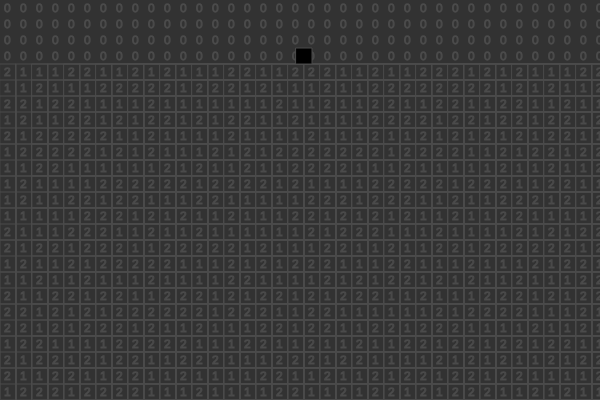
Frame 1 (no input)
Frame 60 (no input): identical to frame 1, image omitted
Frame 120 (the mouse pressed at the canvas centre since frame 60): identical to frame 1, image omitted

The p5.js sketch that drew this single still picture (run headless with seeded random() and noise() and a simulated clock; from frame 60 on, the mouse is pressed at the canvas centre):

// p5.js sketch
// ── sketch.js
let ship;
let swidth = 600
let sheight = 400
let pixel = 16
let world = []

function setup() {
  createCanvas(swidth, sheight);
  ship = new Ship();
  for (var i = 0; i < swidth / pixel; i++) {
    world[i] = []
    for (var j = 0; j < sheight / pixel; j++) {
      if (j < 4) {
        world[i][j] = 0
      } else {
        world[i][j] = (random(2) & 1) + 1
      }
    }
  }
}

function draw() {
  // console.log(second())
  background(50);
  noFill();
  stroke(75)

  for (var i = 0; i < world.length; i++) {
    for (var j = 0; j < world[i].length; j++) {
      if (world[i][j] > 0) {
        rect(i * pixel, j * pixel, i * pixel + pixel, j * pixel + pixel)
      }
      text(world[i][j], i * pixel + pixel / 2 - pixel / 4, j * pixel + pixel / 2 + pixel / 4)
    }
  }
  // Ship
  fill(color(0))
  ship.draw();
  ship.move()
  // console.log(world[round(ship.x / pixel)][round(ship.y / pixel)])
}



// Keyboard Stuff below
function keyPressed() {
  switch (keyCode) {
    case 68:
      ship.IsMovingLeft = false;
      ship.IsMovingRight = true;
      break;
    case 65:
      ship.IsMovingRight = false;
      ship.IsMovingLeft = true;
      break;
    case 83:
      ship.drill();
      break;
    case 87:
      ship.y -= pixel;
      break;
  }
}

function keyReleased() {
  if (keyCode == 68) {
    ship.IsMovingRight = false;
  } else if (keyCode == 65) {
    ship.IsMovingLeft = false;
  }
}
// ── enemy.js
function Enemy(x, y, width, height) {
  this.width = width;
  this.height = height;
  this.x = x;
  this.y = y;

  this.draw = function() {
    // rect(this.x, this.y, this.width, this.height)
    var c = color('red');
    fill(c); // Use 'c' as fill color
    noStroke();
    triangle(this.x, this.y,
      this.x + this.height, this.y - this.width,
      this.x + this.height, this.y + this.width);
  }

  this.move = function() {
    this.x -= 1
  }


}
// ── ship.js
function Ship() {
  this.x = swidth / 2 - 4;
  this.y = pixel * 3;

  this.IsMovingRight = false;
  this.IsMovingLeft = false;

  this.draw = function() {
    rect(this.x, this.y, 16, 16);
  }

  this.move = function() {
    // console.log(world[round(ship.x / pixel)][round(ship.y / pixel)])
    if (this.IsMovingRight && world[round((ship.x + 8) / pixel)][round((ship.y) / pixel)] == 0) {
      this.x += 2
    }
    if (this.IsMovingLeft && world[round((ship.x + 8) / pixel) - 1][round((ship.y) / pixel)] == 0) {
      this.x -= 2
    }
    if (world[round((this.x) / pixel)][floor((this.y) / pixel) + 1] == 0) {
      this.y += 0.5
    }
  }

  this.drill = function() {
    // console.log(world[round((ship.x) / pixel)][round((ship.y) / pixel + 1)])
    if (world[round((this.x) / pixel)][round((this.y) / pixel + 1)] == 1) {
      world[round((this.x) / pixel)][round((this.y) / pixel + 1)] = 0
      this.x = round((this.x) / pixel) * pixel
      this.y = round((this.y) / pixel + 1) * pixel
    }
  }


}
